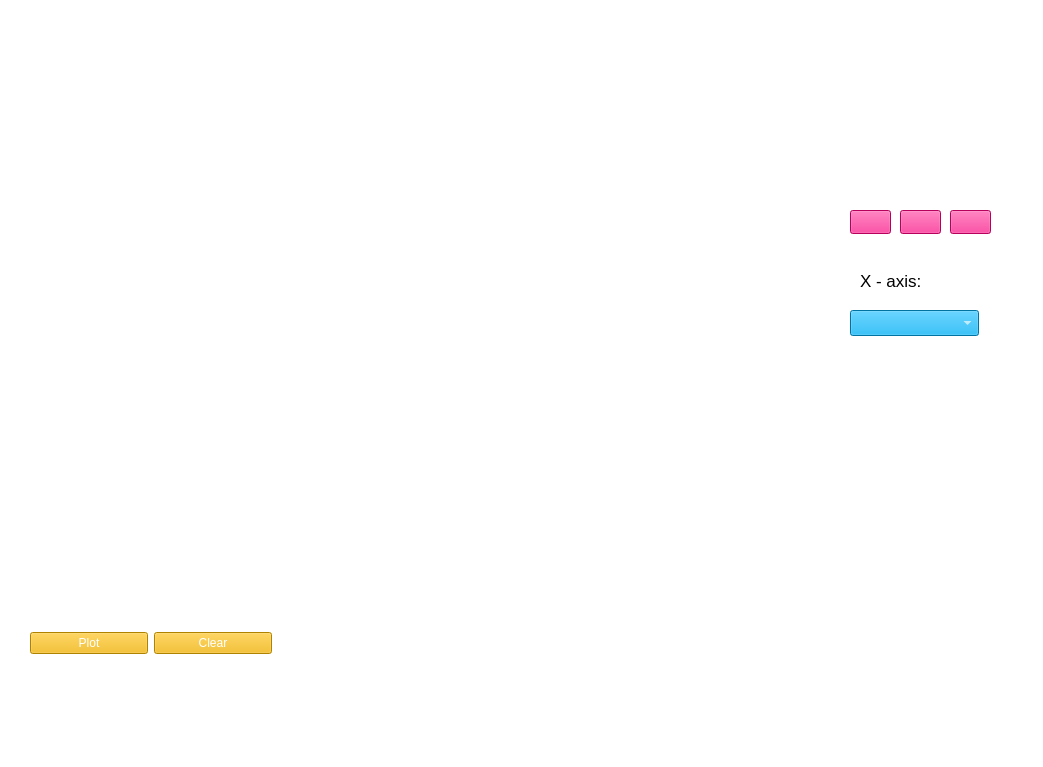
<?xml version="1.0" encoding="UTF-8"?>
<ui version="4.0">
 <class>menu</class>
 <widget class="QMainWindow" name="menu">
  <property name="geometry">
   <rect>
    <x>0</x>
    <y>0</y>
    <width>1043</width>
    <height>767</height>
   </rect>
  </property>
  <property name="windowTitle">
   <string>nein</string>
  </property>
  <property name="autoFillBackground">
   <bool>false</bool>
  </property>
  <property name="styleSheet">
   <string notr="true">background-color: rgb(255, 255, 255);
font-familiy: 'Courier New';</string>
  </property>
  <widget class="QWidget" name="centralwidget">
   <widget class="QCustomPlot" name="chart" native="true">
    <property name="geometry">
     <rect>
      <x>30</x>
      <y>20</y>
      <width>800</width>
      <height>600</height>
     </rect>
    </property>
    <property name="styleSheet">
     <string notr="true">font-family: 'Courier New';
</string>
    </property>
    <property name="inputMethodHints">
     <set>Qt::ImhNone</set>
    </property>
   </widget>
   <widget class="QWidget" name="layoutWidget">
    <property name="geometry">
     <rect>
      <x>30</x>
      <y>630</y>
      <width>242</width>
      <height>26</height>
     </rect>
    </property>
    <property name="styleSheet">
     <string notr="true">font-family: 'Courier New';
color: #fff;
font-style: 'Negrito'</string>
    </property>
    <layout class="QHBoxLayout" name="horizontalLayout">
     <item>
      <widget class="QPushButton" name="plot">
       <property name="styleSheet">
        <string notr="true">font-family: 'Courier New';
color: #fff;
font-style: 'Bold';
background-color: #f5b700</string>
       </property>
       <property name="text">
        <string>Plot</string>
       </property>
      </widget>
     </item>
     <item>
      <widget class="QPushButton" name="clear">
       <property name="styleSheet">
        <string notr="true">font-family: 'Courier New';
color: #fff;
font-style: 'Bold';
background-color: #f5b700</string>
       </property>
       <property name="text">
        <string>Clear</string>
       </property>
      </widget>
     </item>
    </layout>
   </widget>
   <widget class="QLabel" name="showing">
    <property name="geometry">
     <rect>
      <x>850</x>
      <y>150</y>
      <width>141</width>
      <height>51</height>
     </rect>
    </property>
    <property name="autoFillBackground">
     <bool>false</bool>
    </property>
    <property name="styleSheet">
     <string notr="true">font-family: 'Courier New';
border: 2px;
border-color: #000;
font-size: 20pt;</string>
    </property>
    <property name="text">
     <string/>
    </property>
   </widget>
   <widget class="QComboBox" name="x_value">
    <property name="geometry">
     <rect>
      <x>850</x>
      <y>310</y>
      <width>129</width>
      <height>26</height>
     </rect>
    </property>
    <property name="styleSheet">
     <string notr="true">font-family: 'Courier New';
font-style: 'Bold';
color: #fff;
background-color: #00a1e4;
font-size: 13pt;</string>
    </property>
    <property name="currentIndex">
     <number>2</number>
    </property>
    <item>
     <property name="text">
      <string>Distance</string>
     </property>
    </item>
    <item>
     <property name="text">
      <string>Time</string>
     </property>
    </item>
    <item>
     <property name="text">
      <string/>
     </property>
    </item>
   </widget>
   <widget class="QLabel" name="label">
    <property name="geometry">
     <rect>
      <x>860</x>
      <y>270</y>
      <width>111</width>
      <height>21</height>
     </rect>
    </property>
    <property name="styleSheet">
     <string notr="true">font-family: 'Courier New';
font-style: 'Bold';
color: #000;
font-size: 13pt;</string>
    </property>
    <property name="text">
     <string>X - axis:</string>
    </property>
   </widget>
   <widget class="QPushButton" name="pause">
    <property name="geometry">
     <rect>
      <x>950</x>
      <y>210</y>
      <width>41</width>
      <height>24</height>
     </rect>
    </property>
    <property name="styleSheet">
     <string notr="true">background-color: rgb(255, 0, 127);</string>
    </property>
    <property name="text">
     <string/>
    </property>
   </widget>
   <widget class="QPushButton" name="stop">
    <property name="geometry">
     <rect>
      <x>850</x>
      <y>210</y>
      <width>41</width>
      <height>24</height>
     </rect>
    </property>
    <property name="styleSheet">
     <string notr="true">background-color: rgb(255, 0, 127);</string>
    </property>
    <property name="text">
     <string/>
    </property>
   </widget>
   <widget class="QPushButton" name="play">
    <property name="geometry">
     <rect>
      <x>900</x>
      <y>210</y>
      <width>41</width>
      <height>24</height>
     </rect>
    </property>
    <property name="styleSheet">
     <string notr="true">background-color: rgb(255, 0, 127);</string>
    </property>
    <property name="text">
     <string/>
    </property>
   </widget>
  </widget>
  <widget class="QMenuBar" name="menubar">
   <property name="geometry">
    <rect>
     <x>0</x>
     <y>0</y>
     <width>1043</width>
     <height>22</height>
    </rect>
   </property>
  </widget>
  <widget class="QStatusBar" name="statusbar"/>
 </widget>
 <customwidgets>
  <customwidget>
   <class>QCustomPlot</class>
   <extends>QWidget</extends>
   <header location="global">qcustomplot.h</header>
   <container>1</container>
  </customwidget>
 </customwidgets>
 <resources/>
 <connections/>
</ui>
